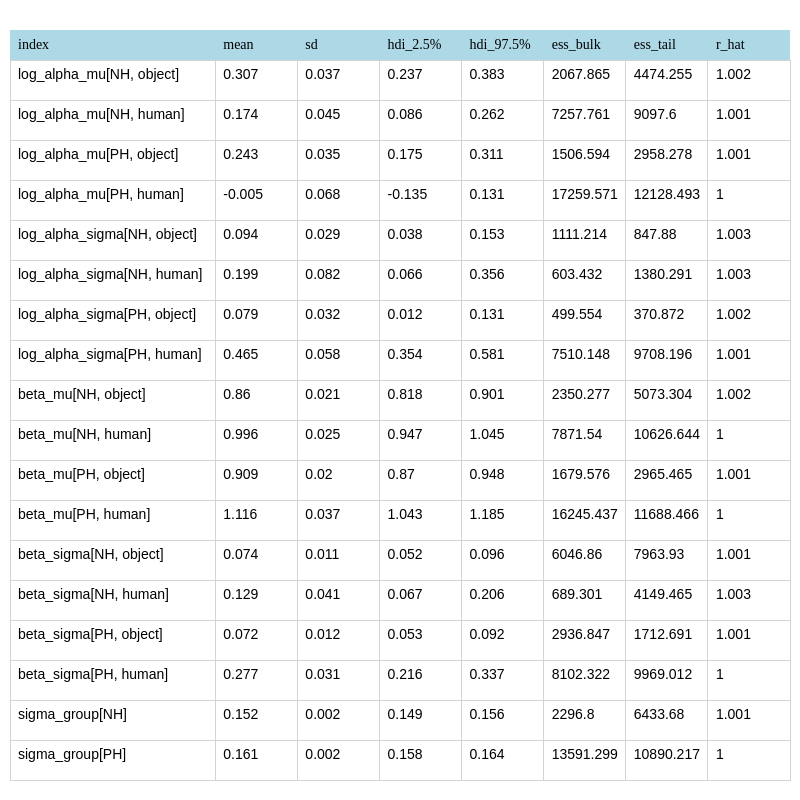

Notebook cell for this chart:
### Code cell
# Define column widths: first column wider, others narrower
col_widths = [200] + [80] * (len(summary.columns) - 1)  # adjust numbers as needed

fig = go.Figure(data=[go.Table(
    header=dict(
        values=list(summary.columns),
        fill_color="lightblue",
        align="left",
        font=dict(family="Arial Black", color="black", size=14),
        height=30,
        line_color="lightgrey",   # border around header cells
        line_width=0,
    ),
    cells=dict(
        values=[summary[col] for col in summary.columns],
        fill_color="white",
        align="left",
        font=dict(family="Arial",color="black", size=14),
        height=40,
        line_color="lightgrey",   # adds lines between all cell edges
        line_width=1                  # including horizontal row lines
    ),
    columnwidth=col_widths  # <-- apply custom widths
)])

fig.update_layout(
    autosize=False,
    width=sum(col_widths) + 40,  # small padding for borders/margins
    height=800,
    margin=dict(l=10, r=10, t=30, b=10),

)

# To save as a PNG (requires Kaleido)
fig.write_image(plot_dir/"summary_table.png")

# Or just show interactively
fig.show()

### Figure 1 — Plotly figure (JSON) as saved in the notebook; plotly's stock layout.template omitted (floating-point values rounded to 4 significant figures; data arrays with more than 128 entries replaced by an {"elided": "..."} marker saying what was removed)
{"data": [{"cells": {"align": "left", "fill": {"color": "white"}, "font": {"color": "black", "family": "Arial", "size": 14}, "height": 40, "line": {"color": "lightgrey", "width": 1}, "values": {"elided": "8x18 mixed values"}}, "columnwidth": [200, 80, 80, 80, 80, 80, 80, 80], "header": {"align": "left", "fill": {"color": "lightblue"}, "font": {"color": "black", "family": "Arial Black", "size": 14}, "height": 30, "line": {"color": "lightgrey", "width": 0}, "values": ["index", "mean", "sd", "hdi_2.5%", "hdi_97.5%", "ess_bulk", "ess_tail", "r_hat"]}, "type": "table"}], "layout": {"autosize": false, "height": 800, "margin": {"b": 10, "l": 10, "r": 10, "t": 30}, "width": 800}}
